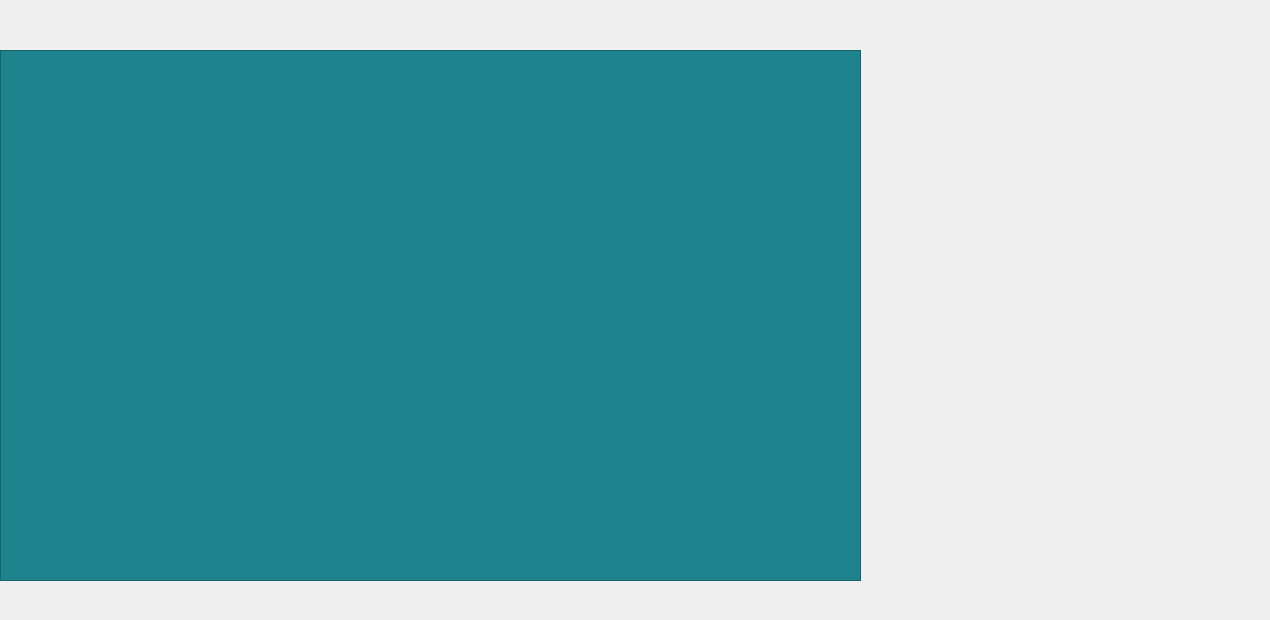
   <widget class="QWidget" name="tab_3">
    <property name="styleSheet">
     <string notr="true"/>
    </property>
    <attribute name="title">
     <string>Tab 1</string>
    </attribute>
    <widget class="QPushButton" name="ButPatTouch">
     <property name="geometry">
      <rect>
       <x>1180</x>
       <y>440</y>
       <width>81</width>
       <height>71</height>
      </rect>
     </property>
     <property name="styleSheet">
      <string notr="true">image: url(:/image/assesstive.png);
background-color:transparent;
border:none;</string>
     </property>
     <property name="text">
      <string/>
     </property>
    </widget>
    <widget class="QPushButton" name="ButPatAdd">
     <property name="geometry">
      <rect>
       <x>1140</x>
       <y>350</y>
       <width>81</width>
       <height>71</height>
      </rect>
     </property>
     <property name="styleSheet">
      <string notr="true">border:none;
image: url(:/image/addperson.png);
background-color:transparent;</string>
     </property>
     <property name="text">
      <string/>
     </property>
    </widget>
    <widget class="QPushButton" name="ButPatDelete">
     <property name="geometry">
      <rect>
       <x>1080</x>
       <y>410</y>
       <width>91</width>
       <height>71</height>
      </rect>
     </property>
     <property name="styleSheet">
      <string notr="true">border:none;
image: url(:/image/delete.png);
background-color:transparent;</string>
     </property>
     <property name="text">
      <string/>
     </property>
    </widget>
    <widget class="QPushButton" name="ButPatEdit">
     <property name="geometry">
      <rect>
       <x>1090</x>
       <y>490</y>
       <width>91</width>
       <height>71</height>
      </rect>
     </property>
     <property name="styleSheet">
      <string notr="true">border:none;
background-color:transparent;
image: url(:/image/edit.png);</string>
     </property>
     <property name="text">
      <string/>
     </property>
    </widget>
    <widget class="QPushButton" name="ButPatView">
     <property name="geometry">
      <rect>
       <x>1160</x>
       <y>540</y>
       <width>91</width>
       <height>71</height>
      </rect>
     </property>
     <property name="styleSheet">
      <string notr="true">border:none;
background-color:transparent;
image: url(:/image/viewbut.png);</string>
     </property>
     <property name="text">
      <string/>
     </property>
    </widget>
    <widget class="QTableView" name="tableView">
     <property name="geometry">
      <rect>
       <x>0</x>
       <y>50</y>
       <width>861</width>
       <height>531</height>
      </rect>
     </property>
     <property name="styleSheet">
      <string notr="true">background-color: rgb(30, 131, 140);</string>
     </property>
    </widget>
    <zorder>tableView</zorder>
    <zorder>ButPatEdit</zorder>
    <zorder>ButPatTouch</zorder>
    <zorder>ButPatView</zorder>
    <zorder>ButPatDelete</zorder>
    <zorder>ButPatAdd</zorder>
   </widget>
